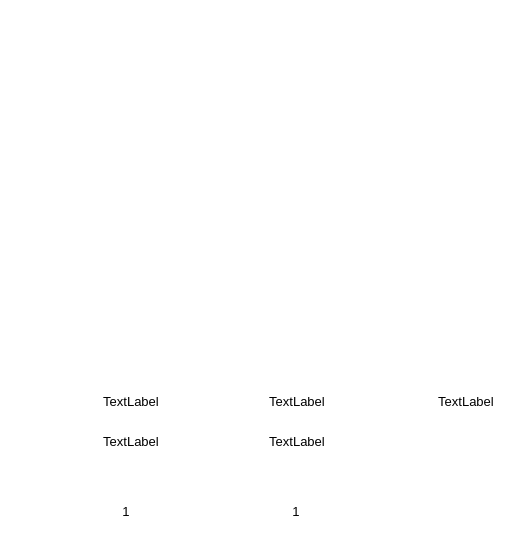
  <widget class="QFrame" name="frame_6">
   <property name="geometry">
    <rect>
     <x>480</x>
     <y>480</y>
     <width>521</width>
     <height>560</height>
    </rect>
   </property>
   <property name="styleSheet">
    <string notr="true">background: transparent; 
background-image: url(:/pic/blue_bg.png);
border:0px</string>
   </property>
   <property name="frameShape">
    <enum>QFrame::StyledPanel</enum>
   </property>
   <property name="frameShadow">
    <enum>QFrame::Raised</enum>
   </property>
   <widget class="DoubleEmForm" name="spiral_em_widget" native="true">
    <property name="geometry">
     <rect>
      <x>23</x>
      <y>110</y>
      <width>190</width>
      <height>230</height>
     </rect>
    </property>
   </widget>
   <widget class="DoubleEmForm" name="wheel_em_widget" native="true">
    <property name="geometry">
     <rect>
      <x>221</x>
      <y>110</y>
      <width>190</width>
      <height>230</height>
     </rect>
    </property>
   </widget>
   <widget class="QLabel" name="label_6">
    <property name="geometry">
     <rect>
      <x>210</x>
      <y>20</y>
      <width>106</width>
      <height>26</height>
     </rect>
    </property>
    <property name="font">
     <font>
      <pointsize>15</pointsize>
     </font>
    </property>
    <property name="layoutDirection">
     <enum>Qt::LeftToRight</enum>
    </property>
    <property name="styleSheet">
     <string notr="true">color: rgb(255, 255, 255);
background-image: url(:/pic/smalltitle.png);</string>
    </property>
    <property name="text">
     <string>1#液压站</string>
    </property>
    <property name="alignment">
     <set>Qt::AlignCenter</set>
    </property>
   </widget>
   <widget class="QLabel" name="label_7">
    <property name="geometry">
     <rect>
      <x>23</x>
      <y>80</y>
      <width>73</width>
      <height>15</height>
     </rect>
    </property>
    <property name="font">
     <font>
      <pointsize>9</pointsize>
     </font>
    </property>
    <property name="styleSheet">
     <string notr="true">color: rgb(255, 255, 255);
background-image: url(:/pic/subtitle.png);</string>
    </property>
    <property name="text">
     <string>螺旋电机</string>
    </property>
    <property name="alignment">
     <set>Qt::AlignCenter</set>
    </property>
   </widget>
   <widget class="QLabel" name="label_8">
    <property name="geometry">
     <rect>
      <x>223</x>
      <y>80</y>
      <width>73</width>
      <height>15</height>
     </rect>
    </property>
    <property name="font">
     <font>
      <pointsize>9</pointsize>
     </font>
    </property>
    <property name="styleSheet">
     <string notr="true">color: rgb(255, 255, 255);
background-image: url(:/pic/subtitle.png);</string>
    </property>
    <property name="text">
     <string>转盘电机</string>
    </property>
    <property name="alignment">
     <set>Qt::AlignCenter</set>
    </property>
   </widget>
   <widget class="QLabel" name="label_9">
    <property name="geometry">
     <rect>
      <x>427</x>
      <y>80</y>
      <width>73</width>
      <height>15</height>
     </rect>
    </property>
    <property name="font">
     <font>
      <pointsize>9</pointsize>
     </font>
    </property>
    <property name="styleSheet">
     <string notr="true">color: rgb(255, 255, 255);
background-image: url(:/pic/subtitle.png);</string>
    </property>
    <property name="text">
     <string>1#刮板电机</string>
    </property>
    <property name="alignment">
     <set>Qt::AlignCenter</set>
    </property>
   </widget>
   <widget class="QLabel" name="label_15">
    <property name="geometry">
     <rect>
      <x>23</x>
      <y>350</y>
      <width>73</width>
      <height>15</height>
     </rect>
    </property>
    <property name="font">
     <font>
      <pointsize>9</pointsize>
     </font>
    </property>
    <property name="styleSheet">
     <string notr="true">color: rgb(255, 255, 255);
background-image: url(:/pic/subtitle.png);</string>
    </property>
    <property name="text">
     <string>辅料螺旋</string>
    </property>
    <property name="alignment">
     <set>Qt::AlignCenter</set>
    </property>
   </widget>
   <widget class="QLabel" name="label_20">
    <property name="geometry">
     <rect>
      <x>123</x>
      <y>350</y>
      <width>73</width>
      <height>15</height>
     </rect>
    </property>
    <property name="font">
     <font>
      <pointsize>9</pointsize>
     </font>
    </property>
    <property name="styleSheet">
     <string notr="true">color: rgb(255, 255, 255);
background-image: url(:/pic/subtitle.png);</string>
    </property>
    <property name="text">
     <string>返混螺旋</string>
    </property>
    <property name="alignment">
     <set>Qt::AlignCenter</set>
    </property>
   </widget>
   <widget class="QLabel" name="label_21">
    <property name="geometry">
     <rect>
      <x>430</x>
      <y>350</y>
      <width>73</width>
      <height>15</height>
     </rect>
    </property>
    <property name="font">
     <font>
      <pointsize>9</pointsize>
     </font>
    </property>
    <property name="styleSheet">
     <string notr="true">color: rgb(255, 255, 255);
background-image: url(:/pic/subtitle.png);</string>
    </property>
    <property name="text">
     <string>1#刮板机</string>
    </property>
    <property name="alignment">
     <set>Qt::AlignCenter</set>
    </property>
   </widget>
   <widget class="QLabel" name="label_24">
    <property name="geometry">
     <rect>
      <x>223</x>
      <y>350</y>
      <width>73</width>
      <height>15</height>
     </rect>
    </property>
    <property name="font">
     <font>
      <pointsize>9</pointsize>
     </font>
    </property>
    <property name="styleSheet">
     <string notr="true">color: rgb(255, 255, 255);
background-image: url(:/pic/subtitle.png);</string>
    </property>
    <property name="text">
     <string>辅料转盘</string>
    </property>
    <property name="alignment">
     <set>Qt::AlignCenter</set>
    </property>
   </widget>
   <widget class="QLabel" name="label_25">
    <property name="geometry">
     <rect>
      <x>323</x>
      <y>350</y>
      <width>73</width>
      <height>15</height>
     </rect>
    </property>
    <property name="font">
     <font>
      <pointsize>9</pointsize>
     </font>
    </property>
    <property name="styleSheet">
     <string notr="true">color: rgb(255, 255, 255);
background-image: url(:/pic/subtitle.png);</string>
    </property>
    <property name="text">
     <string>返混转盘</string>
    </property>
    <property name="alignment">
     <set>Qt::AlignCenter</set>
    </property>
   </widget>
   <widget class="SingleEmForm" name="sp_em_1_widget" native="true">
    <property name="geometry">
     <rect>
      <x>417</x>
      <y>110</y>
      <width>95</width>
      <height>230</height>
     </rect>
    </property>
   </widget>
   <widget class="QLabel" name="label_100">
    <property name="geometry">
     <rect>
      <x>18</x>
      <y>500</y>
      <width>72</width>
      <height>22</height>
     </rect>
    </property>
    <property name="font">
     <font>
      <pointsize>10</pointsize>
     </font>
    </property>
    <property name="styleSheet">
     <string notr="true">color: rgb(255, 255, 255);
background-image: url(:/pic/field_bg.png);</string>
    </property>
    <property name="text">
     <string>油箱温度</string>
    </property>
    <property name="alignment">
     <set>Qt::AlignCenter</set>
    </property>
   </widget>
   <widget class="QLabel" name="label_101">
    <property name="geometry">
     <rect>
      <x>188</x>
      <y>500</y>
      <width>72</width>
      <height>22</height>
     </rect>
    </property>
    <property name="font">
     <font>
      <pointsize>10</pointsize>
     </font>
    </property>
    <property name="styleSheet">
     <string notr="true">color: rgb(255, 255, 255);
background-image: url(:/pic/field_bg.png);</string>
    </property>
    <property name="text">
     <string>油箱液位</string>
    </property>
    <property name="alignment">
     <set>Qt::AlignCenter</set>
    </property>
   </widget>
   <widget class="QLabel" name="LS_1_TEMP_label">
    <property name="geometry">
     <rect>
      <x>90</x>
      <y>500</y>
      <width>72</width>
      <height>22</height>
     </rect>
    </property>
    <property name="font">
     <font>
      <pointsize>10</pointsize>
     </font>
    </property>
    <property name="styleSheet">
     <string notr="true">background-image: url(:/pic/white_bg.png);</string>
    </property>
    <property name="text">
     <string>1</string>
    </property>
    <property name="alignment">
     <set>Qt::AlignCenter</set>
    </property>
   </widget>
   <widget class="QLabel" name="LS_1_LEVEL_label">
    <property name="geometry">
     <rect>
      <x>260</x>
      <y>500</y>
      <width>72</width>
      <height>22</height>
     </rect>
    </property>
    <property name="font">
     <font>
      <pointsize>10</pointsize>
     </font>
    </property>
    <property name="styleSheet">
     <string notr="true">background-image: url(:/pic/white_bg.png);</string>
    </property>
    <property name="text">
     <string>1</string>
    </property>
    <property name="alignment">
     <set>Qt::AlignCenter</set>
    </property>
   </widget>
   <widget class="QLabel" name="BM_WHEEL_PRESSURE_label">
    <property name="geometry">
     <rect>
      <x>261</x>
      <y>430</y>
      <width>72</width>
      <height>22</height>
     </rect>
    </property>
    <property name="font">
     <font>
      <pointsize>10</pointsize>
     </font>
    </property>
    <property name="styleSheet">
     <string notr="true">background-image: url(:/pic/white_bg.png);</string>
    </property>
    <property name="text">
     <string>TextLabel</string>
    </property>
    <property name="alignment">
     <set>Qt::AlignCenter</set>
    </property>
   </widget>
   <widget class="QLabel" name="ING_WHEEL_PRESSURE_label">
    <property name="geometry">
     <rect>
      <x>95</x>
      <y>430</y>
      <width>72</width>
      <height>22</height>
     </rect>
    </property>
    <property name="font">
     <font>
      <pointsize>10</pointsize>
     </font>
    </property>
    <property name="styleSheet">
     <string notr="true">background-image: url(:/pic/white_bg.png);</string>
    </property>
    <property name="text">
     <string>TextLabel</string>
    </property>
    <property name="alignment">
     <set>Qt::AlignCenter</set>
    </property>
   </widget>
   <widget class="QLabel" name="label_65">
    <property name="geometry">
     <rect>
      <x>23</x>
      <y>390</y>
      <width>72</width>
      <height>22</height>
     </rect>
    </property>
    <property name="font">
     <font>
      <pointsize>10</pointsize>
     </font>
    </property>
    <property name="styleSheet">
     <string notr="true">color: rgb(255, 255, 255);
background-image: url(:/pic/field_bg.png);</string>
    </property>
    <property name="text">
     <string>1#螺旋压力</string>
    </property>
    <property name="alignment">
     <set>Qt::AlignCenter</set>
    </property>
   </widget>
   <widget class="QLabel" name="label_80">
    <property name="geometry">
     <rect>
      <x>189</x>
      <y>390</y>
      <width>72</width>
      <height>22</height>
     </rect>
    </property>
    <property name="font">
     <font>
      <pointsize>10</pointsize>
     </font>
    </property>
    <property name="styleSheet">
     <string notr="true">color: rgb(255, 255, 255);
background-image: url(:/pic/field_bg.png);</string>
    </property>
    <property name="text">
     <string>2#螺旋压力</string>
    </property>
    <property name="alignment">
     <set>Qt::AlignCenter</set>
    </property>
   </widget>
   <widget class="QLabel" name="label_82">
    <property name="geometry">
     <rect>
      <x>189</x>
      <y>430</y>
      <width>72</width>
      <height>22</height>
     </rect>
    </property>
    <property name="font">
     <font>
      <pointsize>10</pointsize>
     </font>
    </property>
    <property name="styleSheet">
     <string notr="true">color: rgb(255, 255, 255);
background-image: url(:/pic/field_bg.png);</string>
    </property>
    <property name="text">
     <string>2#转盘压力</string>
    </property>
    <property name="alignment">
     <set>Qt::AlignCenter</set>
    </property>
   </widget>
   <widget class="QLabel" name="label_78">
    <property name="geometry">
     <rect>
      <x>23</x>
      <y>430</y>
      <width>72</width>
      <height>22</height>
     </rect>
    </property>
    <property name="font">
     <font>
      <pointsize>10</pointsize>
     </font>
    </property>
    <property name="styleSheet">
     <string notr="true">color: rgb(255, 255, 255);
background-image: url(:/pic/field_bg.png);</string>
    </property>
    <property name="text">
     <string>1#转盘压力</string>
    </property>
    <property name="alignment">
     <set>Qt::AlignCenter</set>
    </property>
   </widget>
   <widget class="QLabel" name="ING_SPIRAL_PRESSURE_label">
    <property name="geometry">
     <rect>
      <x>95</x>
      <y>390</y>
      <width>72</width>
      <height>22</height>
     </rect>
    </property>
    <property name="font">
     <font>
      <pointsize>10</pointsize>
     </font>
    </property>
    <property name="styleSheet">
     <string notr="true">background-image: url(:/pic/white_bg.png);</string>
    </property>
    <property name="text">
     <string>TextLabel</string>
    </property>
    <property name="alignment">
     <set>Qt::AlignCenter</set>
    </property>
   </widget>
   <widget class="QLabel" name="BM_SPIRAL_PRESSURE_label">
    <property name="geometry">
     <rect>
      <x>261</x>
      <y>390</y>
      <width>72</width>
      <height>22</height>
     </rect>
    </property>
    <property name="font">
     <font>
      <pointsize>10</pointsize>
     </font>
    </property>
    <property name="styleSheet">
     <string notr="true">background-image: url(:/pic/white_bg.png);</string>
    </property>
    <property name="text">
     <string>TextLabel</string>
    </property>
    <property name="alignment">
     <set>Qt::AlignCenter</set>
    </property>
   </widget>
   <widget class="QLabel" name="TM_1_PRESSURE_label">
    <property name="geometry">
     <rect>
      <x>430</x>
      <y>390</y>
      <width>72</width>
      <height>22</height>
     </rect>
    </property>
    <property name="font">
     <font>
      <pointsize>10</pointsize>
     </font>
    </property>
    <property name="styleSheet">
     <string notr="true">background-image: url(:/pic/white_bg.png);</string>
    </property>
    <property name="text">
     <string>TextLabel</string>
    </property>
    <property name="alignment">
     <set>Qt::AlignCenter</set>
    </property>
   </widget>
   <widget class="QLabel" name="label_84">
    <property name="geometry">
     <rect>
      <x>358</x>
      <y>390</y>
      <width>72</width>
      <height>22</height>
     </rect>
    </property>
    <property name="font">
     <font>
      <pointsize>10</pointsize>
     </font>
    </property>
    <property name="styleSheet">
     <string notr="true">color: rgb(255, 255, 255);
background-image: url(:/pic/field_bg.png);</string>
    </property>
    <property name="text">
     <string>1#刮板压力</string>
    </property>
    <property name="alignment">
     <set>Qt::AlignCenter</set>
    </property>
   </widget>
   <widget class="QPushButton" name="settingButton">
    <property name="geometry">
     <rect>
      <x>380</x>
      <y>490</y>
      <width>70</width>
      <height>70</height>
     </rect>
    </property>
    <property name="font">
     <font>
      <pointsize>15</pointsize>
     </font>
    </property>
    <property name="styleSheet">
     <string notr="true">color: rgb(255, 255, 255);
background-image: url(:/pic/field_bg.png);</string>
    </property>
    <property name="text">
     <string>设置</string>
    </property>
    <property name="autoDefault">
     <bool>true</bool>
    </property>
    <property name="default">
     <bool>false</bool>
    </property>
   </widget>
  </widget>
